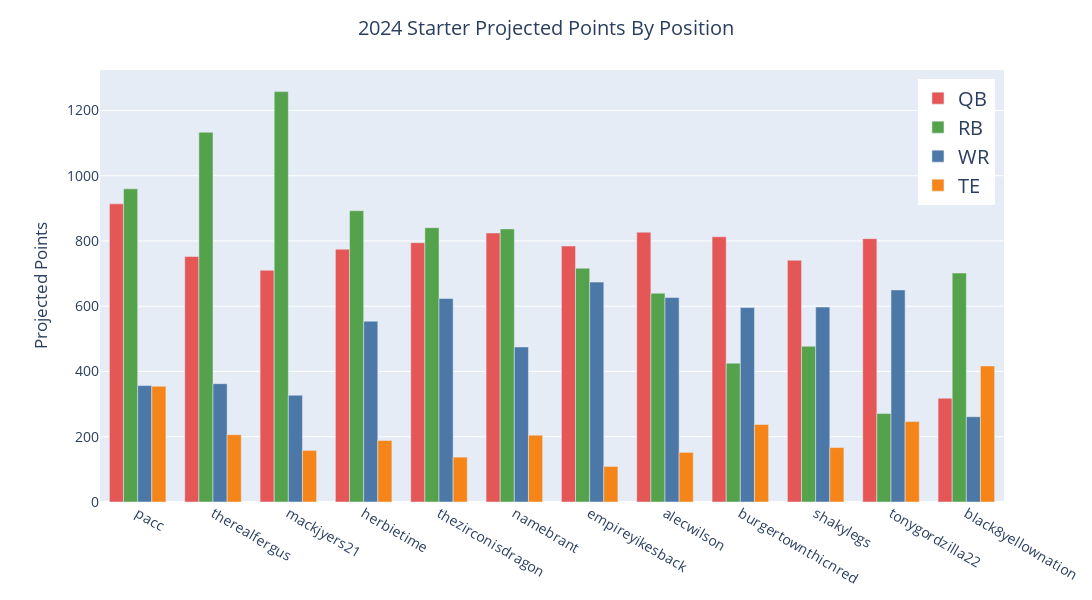

Source (notebook cell):
### Code cell
# Plots the total contribution of each owner's positions to their total projected score
by_position = starters.pivot_table(index = 'owner',
                                  columns = 'position',
                                  values = 'projected',
                                  aggfunc = 'sum')

by_position = (by_position.assign(total = by_position.sum(axis=1))
                          .sort_values(by='total', ascending = False)
                          .reset_index())
color_seq = [2, 4 , 0, 1]
color_seq = [px.colors.qualitative.T10[i] for i in color_seq]
fig = px.bar(by_position,
       x = 'owner', 
       y = ['QB', 'RB', 'WR', 'TE'],
       barmode = 'group',
       color_discrete_sequence = color_seq)

fig.update_layout(width=1200,
                 height=600,
                 xaxis_title = None,
                 yaxis_title = 'Projected Points',
                 title = "2024 Starter Projected Points By Position",
                 title_x = 0.5,
                 font=dict(size=14),
                 margin=dict(t=70, b=75, l=100, r=50),
                 bargap=0.25,
                 legend = dict(
                     title = None,
                     font = dict(size=20),
                     xanchor = "right",
                     y=.98,
                     yanchor = "top",
                     x=0.99
                 ))
fig.show()

### Figure 1 — Plotly figure (JSON) as saved in the notebook; plotly's stock layout.template omitted (floating-point values rounded to 4 significant figures)
{"data": [{"alignmentgroup": "True", "hovertemplate": "variable=QB<br>owner=%{x}<br>value=%{y}<extra></extra>", "legendgroup": "QB", "marker": {"color": "#E45756", "pattern": {"shape": ""}}, "name": "QB", "offsetgroup": "QB", "orientation": "v", "showlegend": true, "textposition": "auto", "type": "bar", "x": ["pacc", "therealfergus", "mackjyers21", "herbietime", "thezirconisdragon", "namebrant", "empireyikesback", "alecwilson", "burgertownthicnred", "shakylegs", "tonygordzilla22", "black8yellownation"], "xaxis": "x", "y": [913.7, 752.2, 710.1, 774.8, 794.6, 824.5, 784.4, 826.8, 812.9, 740.9, 807.1, 318.2], "yaxis": "y"}, {"alignmentgroup": "True", "hovertemplate": "variable=RB<br>owner=%{x}<br>value=%{y}<extra></extra>", "legendgroup": "RB", "marker": {"color": "#54A24B", "pattern": {"shape": ""}}, "name": "RB", "offsetgroup": "RB", "orientation": "v", "showlegend": true, "textposition": "auto", "type": "bar", "x": ["pacc", "therealfergus", "mackjyers21", "herbietime", "thezirconisdragon", "namebrant", "empireyikesback", "alecwilson", "burgertownthicnred", "shakylegs", "tonygordzilla22", "black8yellownation"], "xaxis": "x", "y": [959.8, 1133.0, 1258.0, 892.8, 840.8, 836.9, 716.3, 639.9, 425.5, 477.2, 271, 701.7], "yaxis": "y"}, {"alignmentgroup": "True", "hovertemplate": "variable=WR<br>owner=%{x}<br>value=%{y}<extra></extra>", "legendgroup": "WR", "marker": {"color": "#4C78A8", "pattern": {"shape": ""}}, "name": "WR", "offsetgroup": "WR", "orientation": "v", "showlegend": true, "textposition": "auto", "type": "bar", "x": ["pacc", "therealfergus", "mackjyers21", "herbietime", "thezirconisdragon", "namebrant", "empireyikesback", "alecwilson", "burgertownthicnred", "shakylegs", "tonygordzilla22", "black8yellownation"], "xaxis": "x", "y": [356.8, 362.6, 327.4, 554.2, 623.7, 475.1, 673.9, 626.5, 595.9, 597.5, 650, 261.4], "yaxis": "y"}, {"alignmentgroup": "True", "hovertemplate": "variable=TE<br>owner=%{x}<br>value=%{y}<extra></extra>", "legendgroup": "TE", "marker": {"color": "#F58518", "pattern": {"shape": ""}}, "name": "TE", "offsetgroup": "TE", "orientation": "v", "showlegend": true, "textposition": "auto", "type": "bar", "x": ["pacc", "therealfergus", "mackjyers21", "herbietime", "thezirconisdragon", "namebrant", "empireyikesback", "alecwilson", "burgertownthicnred", "shakylegs", "tonygordzilla22", "black8yellownation"], "xaxis": "x", "y": [354.5, 206.3, 158.2, 188.5, 137.6, 204.8, 108.9, 152.1, 237.5, 166.9, 246.8, 416.9], "yaxis": "y"}], "layout": {"bargap": 0.25, "barmode": "group", "font": {"size": 14}, "height": 600, "legend": {"font": {"size": 20}, "title": {}, "tracegroupgap": 0, "x": 0.99, "xanchor": "right", "y": 0.98, "yanchor": "top"}, "margin": {"b": 75, "l": 100, "r": 50, "t": 70}, "title": {"text": "2024 Starter Projected Points By Position", "x": 0.5}, "width": 1200, "xaxis": {"anchor": "y", "domain": [0, 1], "title": {}}, "yaxis": {"anchor": "x", "domain": [0, 1], "title": {"text": "Projected Points"}}}}
